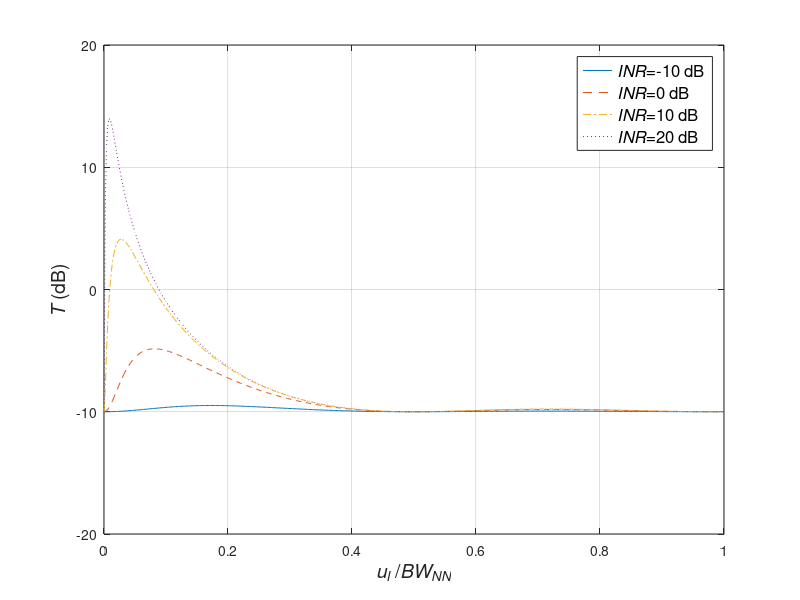

Write MATLAB code to recreate this figure.
%%%%%%%%%%%%%%%%%%%%%%%%%%%%%%%%
% Figure 6.17b
% Xiaomin Lu 6/26/00
% updated by K. Bell 11/19/00
% updated by Lillian Xu 02/13/2001, K. Bell 7/25/01, 11/12/01
%%%%%%%%%%%%%%%%%%%%%%%%%%%%%%%%
clear all
close all

N = 10;
n = (-(N-1)/2:(N-1)/2)';
BWNN = 4/N;
uiRange = BWNN*(0:1/500:1);
INRRange = 10.^([-10 0 10 20]/10);

SNR = 1;
Va = ones(N,1);

h1 = 1;
for INR = INRRange
   h2 = 1;
   for ui = uiRange
      Vi = exp(j*n*pi*ui);
      Sx = SNR*Va*Va' + INR*Vi*Vi' + eye(N);
      W = inv(Sx)*Va/(Va'*inv(Sx)*Va);
      T(h1,h2) = norm(W)^2;
      h2 = h2 + 1;
   end
   h1 = h1 + 1;
end

u = uiRange/BWNN;
T = 10*log10(T);
plot(u, T(1,:),'-',u, T(2,:),'--',u, T(3,:),'-.', u,T(4,:),':')
xlabel('{\itu}_{\itI} /{\itBW}_{\itNN}','FontSize',14)
ylabel('{\itT} (dB)','FontSize',14)
axis([0 1 -20 20])
grid
h=legend('{\itINR}=-10 dB','{\itINR}=0 dB','{\itINR}=10 dB','{\itINR}=20 dB');
set(h,'FontSize',12)





